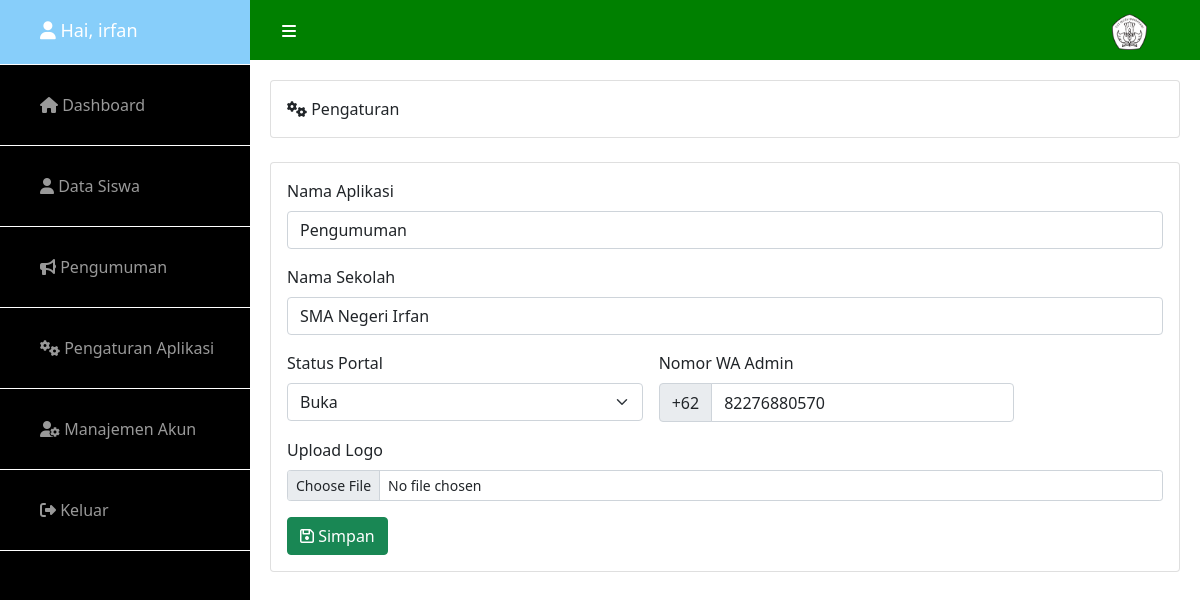
The page /admin/dashboard.php?hal=settings (signed in) on the database its author committed.
### tables this page shows
CREATE TABLE `profil_sekolah` (
  `nama_sekolah` varchar(255) NOT NULL,
  `judul_web` varchar(255) NOT NULL,
  `status` int(11) NOT NULL,
  `wa` varchar(30) NOT NULL,
  `gambar` varchar(60) NOT NULL
);

### admin/dashboard.php (the view, shortened to what this page needs)
<?php
include "../config/koneksi.php";
if (!isset( $_SESSION['username'])) {
    header('location:login.php');
} else {
    $user = $_SESSION['username'];
}
?>
<!DOCTYPE html>
<html lang="en">
<head>
    <link href="https://cdn.jsdelivr.net/npm/bootstrap@5.0.1/dist/css/bootstrap.min.css" rel="stylesheet">
    <link href="../assets/css/admin.css" rel="stylesheet">
</head>
<body>
    <div id="wrapper" class="">
    <nav class="navigasi navbar nav-fixed">
        <div class="container-fluid">
            <a href="#menu-toggle" id="menu-toggle"><i class="fas fa-bars"></i></a>
            <a class="navbar-brand" href="#">
                <img src="../assets/img/tutwuri.png" alt="" width="35" class="d-inline-block align-text-top">
            </a>
        </div>
    </nav>
        <div id="sidebar-wrapper">
            <ul class="sidebar-nav">
                <li class="sidebar-brand" style="padding-bottom: 15px;
    padding-top: 0px;">
                    <a href="#"><i class="fas fa-user"></i> Hai,
                        <?= $user;  ?>
                    </a>
                </li>
                <li>
                    <a href="?hal=home"><i class="fas fa-home"></i> Dashboard</a>
                </li>
                <li>
                    <a href="?hal=siswa"><i class="fas fa-user"></i> Data Siswa</a>
                </li>
                <li>
                    <a href="?hal=pengumuman"><i class="fas fa-bullhorn"></i> Pengumuman</a>
                </li>
                <li>
                    <a href="?hal=settings"><i class="fas fa-cogs"></i> Pengaturan Aplikasi</a>
                </li>
                <li>
                    <a href="?hal=user"><i class="fas fa-user-cog"></i> Manajemen Akun</a>
                </li>
                <li>
                    <a href="logout.php"><i class="fas fa-sign-out-alt"></i> Keluar</a>
                </li>
            </ul>
        </div>
        <div id="page-content-wrapper">
            <?php include "menu.php" ?>
        </div>
    </div>
</body>
</html>

### admin/menu.php (shortened to what this page needs)
<?php
   $halaman = array("home","siswa","user","pengumuman","settings");
   if(isset($_GET['hal'])) $hal = $_GET['hal'];
   else $hal = "home";
   foreach($halaman as $h){
      if($hal == $h){
         include "menu/$h/$h.php";
         break;
      }
   }

### admin/menu/settings/settings.php (shortened to what this page needs)
<?php
$query = mysqli_query($koneksi, "SELECT * FROM profil_sekolah");
$data = mysqli_fetch_array($query);
?>
<div class="card">
   <div class="card-body">
      <i class="fas fa-cogs"></i> Pengaturan
   </div>
</div>
<br>
<div class="card">
   <div class="card-body">
      <form action="menu/settings/update.php" method="post" enctype="multipart/form-data">
         <div class="mb-3">
            <label for="exampleFormControlInput1" class="form-label">Nama Aplikasi</label>
            <input type="text" name="namapk" class="form-control" id="exampleFormControlInput1" value="<?= $data['judul_web'] ?>">
         </div>
         <div class="mb-3">
            <label for="exampleFormControlInput1" class="form-label">Nama Sekolah</label>
            <input type="text" name="namsek" class="form-control" id="exampleFormControlInput1" value="<?= $data['nama_sekolah'] ?>">
         </div>
         <div class="row g-3">
            <div class=" col-md-5">
               <label for="exampleFormControlInput1" class="form-label">Status Portal</label>
               <select name="status" class="form-select" aria-label="Default select example">
                  <option value="1">Buka</option>
               </select>
            </div>
            <div class="mb-3 col-md-5">
            <label for="exampleFormControlInput1" class="form-label">Nomor WA Admin</label>
            <div class="input-group">
               <span class="input-group-text" id="addon-wrapping">+62</span>
               <input type="text" name="wa" style="min-height: calc(2.08rem + 6px);" class="form-control" value="<?= $data['wa'] ?>" aria-label="Username" aria-describedby="addon-wrapping">
            </div>
         </div>
         </div>
         <div class="mb-3">
            <label for="formFileSm" class="form-label">Upload Logo</label>
            <input class="form-control form-control-sm" name="gambar" id="formFileSm" type="file">
         </div>
         <button type="submit" class="btn btn-success"><i class="far fa-save"></i> Simpan</button>
      </form>
   </div>
</div>

### assets/css/admin.css (style rules this page uses)
#wrapper { padding-left: 0; -webkit-transition: all 0.5s ease; -moz-transition: all 0.5s ease; -o-transition: all 0.5s ease; transition: all 0.5s ease; }
#sidebar-wrapper { z-index: 1000; position: fixed; left: 250px; top: 0; width: 0; height: 100%; margin-left: -250px; overflow-y: auto; background: #000; -webkit-transition: all 0.5s ease; -moz-transition: all 0.5s ease; -o-transition: all 0.5s ease; transition: all 0.5s ease; }
#page-content-wrapper { width: 100%; position: absolute; padding: 15px; }
.sidebar-nav { position: absolute; top: 0; width: 250px; margin: 0; padding: 0; list-style: none; }
.sidebar-nav li { text-indent: 20px; border-bottom: 1px solid white; line-height: 40px; padding-bottom: 20px; padding-top: 20px; }
.sidebar-nav li a { display: block; text-decoration: none; color: #999999; }
.sidebar-nav > .sidebar-brand { background: lightskyblue; height: 65px; font-size: 18px; line-height: 60px; }
.sidebar-nav > .sidebar-brand a { color: white; }
.navigasi { background: green; height: 60px; padding-left: 20px; padding-right: 25px; }
.navbar a { text-decoration: none; color: white; }
.btn { text-transform: none !important; }
@media (min-width:768px) { #wrapper { padding-left: 250px; } }
@media (min-width:768px) { #sidebar-wrapper { width: 250px; } }
@media (min-width:768px) { #page-content-wrapper { padding: 20px; position: relative; } }

### rows shown on the page
profil_sekolah: namapk "Pengumuman", namsek "SMA Negeri Irfan", wa "82276880570"

### other values the page prints
$user "irfan"
